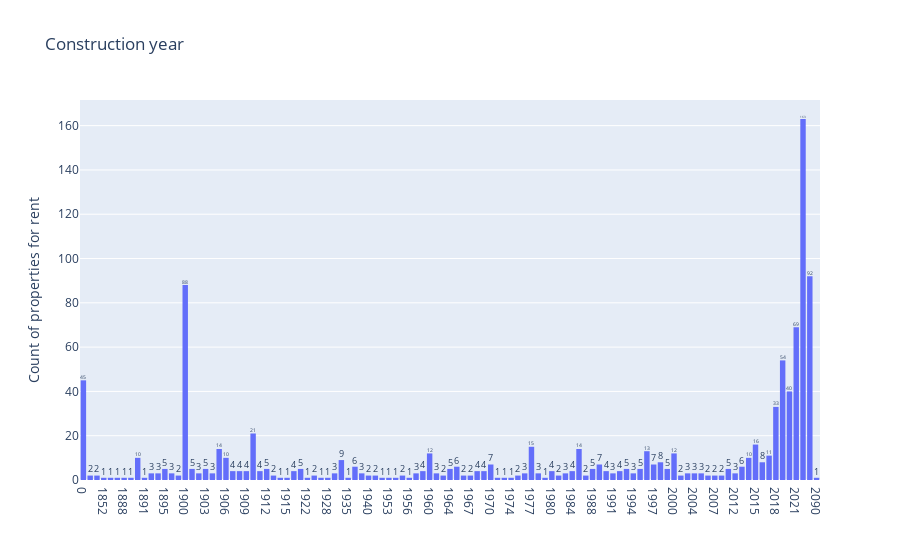

The cell this chart's notebook holds for it:
### Markdown cell above
#### `constr_year`

### Code cell
fig = px.histogram(
    df.sort_values(["constr_year"]),
    x="constr_year",
    title="Construction year",
    text_auto=True,
)  # color='property_type',
fig.update_layout(xaxis_type="category")
fig.update_layout(xaxis_title="", yaxis_title="Count of properties for rent")
fig.show()

### Figure 1 — Plotly figure (JSON) as saved in the notebook; plotly's stock layout.template omitted (floating-point values rounded to 4 significant figures; data arrays with more than 128 entries replaced by an {"elided": "..."} marker saying what was removed)
{"data": [{"alignmentgroup": "True", "bingroup": "x", "hovertemplate": "constr_year=%{x}<br>count=%{y}<extra></extra>", "legendgroup": "", "marker": {"color": "#636efa", "pattern": {"shape": ""}}, "name": "", "offsetgroup": "", "orientation": "v", "showlegend": false, "texttemplate": "%{value}", "type": "histogram", "x": {"elided": "4071 int values"}, "xaxis": "x", "yaxis": "y"}], "layout": {"barmode": "relative", "legend": {"tracegroupgap": 0}, "title": {"text": "Construction year"}, "xaxis": {"anchor": "y", "domain": [0, 1], "title": {"text": ""}, "type": "category"}, "yaxis": {"anchor": "x", "domain": [0, 1], "title": {"text": "Count of properties for rent"}}}}
